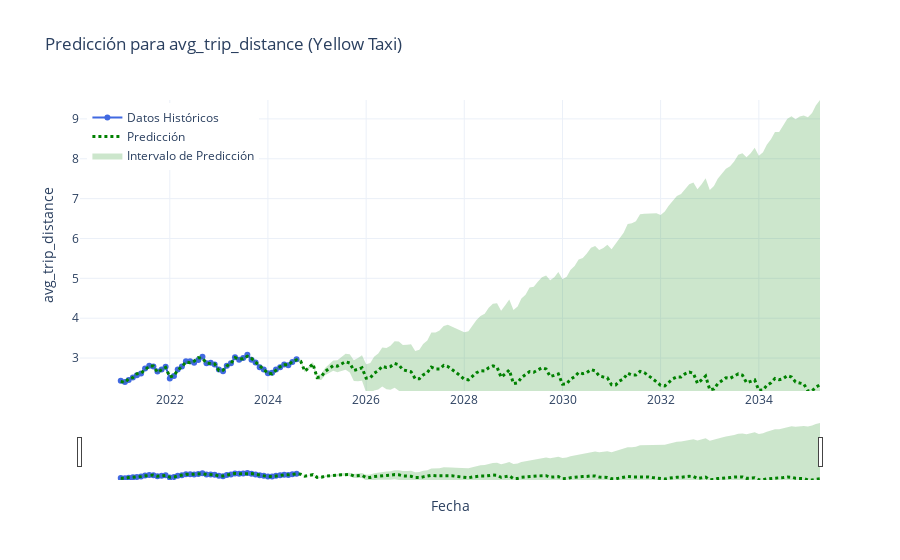

The code cell stored with this chart in its notebook:
### Markdown cell above
Elegir las opciones de arriba y solo correr el script de abajo.

### Code cell
periodos = periodo_selector.value
frecuencia = "MS"

industry_type = industry_selector.value
column_name = column_selector.value


# Cargar los parámetros
df_params = pd.read_csv(r"mejores_modelos.csv")
# Preparar los datos
df_prophet = cargar_y_preparar_datos(df, industry_type, column_name)


if df_prophet is not None and not df_prophet.empty and df_prophet['y'].notnull().all():

    #graficar_original(df_prophet, column_name)

    # Ejecutar Grid Search
    pronóstico_con_grid_search(df_prophet, df_params, industry_type, column_name, periodos=periodos, frecuencia=frecuencia)

### Figure 1 — Plotly figure (JSON) as saved in the notebook; plotly's stock layout.template omitted (floating-point values rounded to 4 significant figures; data arrays with more than 128 entries replaced by an {"elided": "..."} marker saying what was removed)
{"data": [{"line": {"color": "royalblue", "width": 2}, "marker": {"color": "royalblue", "symbol": "circle"}, "mode": "lines+markers", "name": "Datos Históricos", "type": "scatter", "x": ["2021-01-01T00:00:00", "2021-02-01T00:00:00", "2021-03-01T00:00:00", "2021-04-01T00:00:00", "2021-05-01T00:00:00", "2021-06-01T00:00:00", "2021-07-01T00:00:00", "2021-08-01T00:00:00", "2021-09-01T00:00:00", "2021-10-01T00:00:00", "2021-11-01T00:00:00", "2021-12-01T00:00:00", "2022-01-01T00:00:00", "2022-02-01T00:00:00", "2022-03-01T00:00:00", "2022-04-01T00:00:00", "2022-05-01T00:00:00", "2022-06-01T00:00:00", "2022-07-01T00:00:00", "2022-08-01T00:00:00", "2022-09-01T00:00:00", "2022-10-01T00:00:00", "2022-11-01T00:00:00", "2022-12-01T00:00:00", "2023-01-01T00:00:00", "2023-02-01T00:00:00", "2023-03-01T00:00:00", "2023-04-01T00:00:00", "2023-05-01T00:00:00", "2023-06-01T00:00:00", "2023-07-01T00:00:00", "2023-08-01T00:00:00", "2023-09-01T00:00:00", "2023-10-01T00:00:00", "2023-11-01T00:00:00", "2023-12-01T00:00:00", "2024-01-01T00:00:00", "2024-02-01T00:00:00", "2024-03-01T00:00:00", "2024-04-01T00:00:00", "2024-05-01T00:00:00", "2024-06-01T00:00:00", "2024-07-01T00:00:00", "2024-08-01T00:00:00"], "y": [2.43, 2.4, 2.45, 2.51, 2.57, 2.61, 2.74, 2.81, 2.79, 2.66, 2.71, 2.78, 2.49, 2.55, 2.71, 2.79, 2.92, 2.92, 2.88, 2.95, 3.03, 2.87, 2.88, 2.84, 2.71, 2.67, 2.81, 2.87, 3.02, 2.96, 3, 3.08, 2.96, 2.89, 2.77, 2.71, 2.62, 2.63, 2.71, 2.77, 2.84, 2.82, 2.9, 2.97]}, {"line": {"color": "green", "dash": "dot", "width": 3}, "mode": "lines", "name": "Predicción", "type": "scatter", "x": {"elided": "172 str values"}, "y": {"elided": "172 float values"}}, {"fill": "toself", "fillcolor": "rgba(0, 128, 0, 0.2)", "line": {"color": "rgba(0, 0, 0, 0)"}, "name": "Intervalo de Predicción", "type": "scatter", "x": {"elided": "344 str values"}, "y": {"elided": "344 float values"}}], "layout": {"legend": {"x": 0.01, "xanchor": "left", "y": 0.99, "yanchor": "top"}, "title": {"text": "Predicción para avg_trip_distance (Yellow Taxi)"}, "xaxis": {"rangeslider": {"visible": true}, "title": {"text": "Fecha"}}, "yaxis": {"range": [2.174, 9.474], "title": {"text": "avg_trip_distance"}}}}
